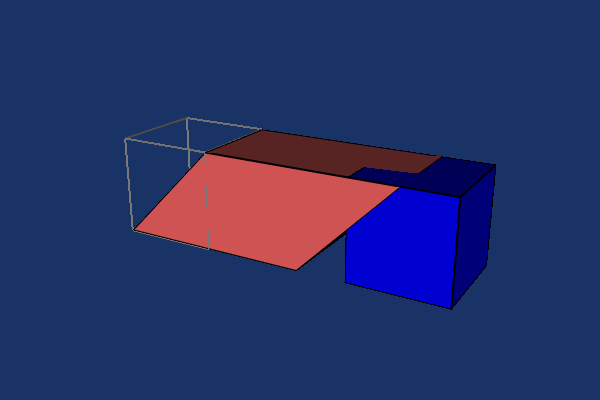

Generate this figure with Python:
#!/usr/bin/env python

# Compute displacement gradient, small strain, and Green-Lagrange strain
# tensors on a hexahedron using vtkCellDerivatives and visualize the
# deformed mesh with strain magnitude coloring.

import math

# Factory overrides
import vtkmodules.vtkInteractionStyle  # noqa: F401
import vtkmodules.vtkRenderingOpenGL2  # noqa: F401

import numpy as np

from vtkmodules.vtkCommonCore import (
    vtkFloatArray,
    vtkPoints,
)
from vtkmodules.vtkCommonDataModel import (
    vtkCellArray,
    vtkHexahedron,
    vtkUnstructuredGrid,
)
from vtkmodules.vtkFiltersGeneral import (
    vtkCellDerivatives,
    vtkWarpVector,
)
from vtkmodules.vtkRenderingCore import (
    vtkActor,
    vtkDataSetMapper,
    vtkRenderWindow,
    vtkRenderWindowInteractor,
    vtkRenderer,
)

# Create a simple hexahedron
points = vtkPoints()
points.SetNumberOfPoints(8)
points.InsertPoint(0, 0, 0, 0)
points.InsertPoint(1, 1, 0, 0)
points.InsertPoint(2, 1, 1, 0)
points.InsertPoint(3, 0, 1, 0)
points.InsertPoint(4, 0, 0, 1)
points.InsertPoint(5, 1, 0, 1)
points.InsertPoint(6, 1, 1, 1)
points.InsertPoint(7, 0, 1, 1)

hexahedron = vtkHexahedron()
for k in range(8):
    hexahedron.GetPointIds().SetId(k, k)

cell_array = vtkCellArray()
cell_array.InsertNextCell(hexahedron)

# Build displacement from a shear + extension deformation gradient
# F = [[2, 1, 0], [0, 1, 0], [0, 0, 1]]
f_matrix = np.array([[2, 1, 0], [0, 1, 0], [0, 0, 1]], dtype=float)
gu = f_matrix - np.eye(3)

farray_disp = vtkFloatArray()
farray_disp.SetName("displacement")
farray_disp.SetNumberOfComponents(3)
farray_disp.SetNumberOfTuples(8)

for k in range(8):
    pt = np.array(points.GetPoint(k))
    disp = gu @ pt
    farray_disp.SetTuple(k, disp.tolist())

ugrid = vtkUnstructuredGrid()
ugrid.SetPoints(points)
ugrid.SetCells(hexahedron.GetCellType(), cell_array)
ugrid.GetPointData().AddArray(farray_disp)
ugrid.GetPointData().SetActiveVectors("displacement")

# Compute Green-Lagrange strain tensor
cell_derivatives = vtkCellDerivatives()
cell_derivatives.SetVectorModeToPassVectors()
cell_derivatives.SetTensorModeToComputeGreenLagrangeStrain()
cell_derivatives.SetInputData(ugrid)
cell_derivatives.Update()

# Warp the mesh by displacement to show deformed shape
warper = vtkWarpVector()
warper.SetInputData(ugrid)
warper.SetScaleFactor(1.0)
warper.Update()

# Map the deformed mesh
deformed_mapper = vtkDataSetMapper()
deformed_mapper.SetInputConnection(warper.GetOutputPort())

deformed_actor = vtkActor()
deformed_actor.SetMapper(deformed_mapper)
deformed_actor.GetProperty().SetColor(1.0, 0.4, 0.4)
deformed_actor.GetProperty().EdgeVisibilityOn()
deformed_actor.GetProperty().SetEdgeColor(0, 0, 0)
deformed_actor.GetProperty().SetLineWidth(2)

# Map the original mesh as wireframe reference
original_mapper = vtkDataSetMapper()
original_mapper.SetInputData(ugrid)

original_actor = vtkActor()
original_actor.SetMapper(original_mapper)
original_actor.GetProperty().SetRepresentationToWireframe()
original_actor.GetProperty().SetColor(0.5, 0.5, 0.5)
original_actor.GetProperty().SetLineWidth(2)

# Also show the strain result mesh
strain_mapper = vtkDataSetMapper()
strain_mapper.SetInputConnection(cell_derivatives.GetOutputPort())
strain_mapper.SetScalarModeToUseCellFieldData()
strain_mapper.SelectColorArray("GreenLagrangeStrain")
strain_mapper.SetScalarRange(0, 1)

strain_actor = vtkActor()
strain_actor.SetMapper(strain_mapper)
strain_actor.AddPosition(2.5, 0, 0)
strain_actor.GetProperty().EdgeVisibilityOn()
strain_actor.GetProperty().SetEdgeColor(0, 0, 0)
strain_actor.GetProperty().SetLineWidth(2)

# Renderer
renderer = vtkRenderer()
renderer.AddActor(original_actor)
renderer.AddActor(deformed_actor)
renderer.AddActor(strain_actor)
renderer.SetBackground(0.1, 0.2, 0.4)

# Window
render_window = vtkRenderWindow()
render_window.AddRenderer(renderer)
render_window.SetSize(600, 400)
render_window.SetWindowName("green lagrange strain")

# Interactor
interactor = vtkRenderWindowInteractor()
interactor.SetRenderWindow(render_window)

# Scene
renderer.ResetCamera()
renderer.GetActiveCamera().Azimuth(30)
renderer.GetActiveCamera().Elevation(20)
renderer.ResetCameraClippingRange()

interactor.Initialize()
interactor.Start()
